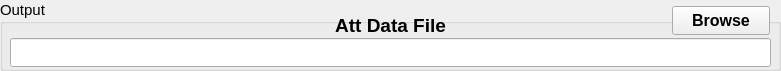
  <widget class="QGroupBox" name="groupBoxOutput_2">
   <property name="geometry">
    <rect>
     <x>7</x>
     <y>290</y>
     <width>781</width>
     <height>71</height>
    </rect>
   </property>
   <property name="font">
    <font>
     <family>Arial</family>
     <pointsize>11</pointsize>
    </font>
   </property>
   <property name="title">
    <string>Output</string>
   </property>
   <widget class="QLabel" name="textLabel1_8">
    <property name="geometry">
     <rect>
      <x>320</x>
      <y>10</y>
      <width>141</width>
      <height>31</height>
     </rect>
    </property>
    <property name="font">
     <font>
      <family>Arial</family>
      <pointsize>14</pointsize>
      <weight>75</weight>
      <bold>true</bold>
     </font>
    </property>
    <property name="text">
     <string>Att Data File</string>
    </property>
    <property name="alignment">
     <set>Qt::AlignCenter</set>
    </property>
   </widget>
   <widget class="QPushButton" name="pushButtonAttDataFile">
    <property name="geometry">
     <rect>
      <x>672</x>
      <y>6</y>
      <width>98</width>
      <height>29</height>
     </rect>
    </property>
    <property name="font">
     <font>
      <pointsize>12</pointsize>
      <weight>75</weight>
      <bold>true</bold>
     </font>
    </property>
    <property name="text">
     <string>Browse</string>
    </property>
    <property name="autoDefault">
     <bool>false</bool>
    </property>
   </widget>
   <widget class="QLineEdit" name="lineEditAttDataFile">
    <property name="geometry">
     <rect>
      <x>10</x>
      <y>38</y>
      <width>761</width>
      <height>29</height>
     </rect>
    </property>
    <property name="font">
     <font>
      <family>Arial</family>
      <pointsize>11</pointsize>
      <weight>75</weight>
      <bold>true</bold>
     </font>
    </property>
   </widget>
  </widget>
